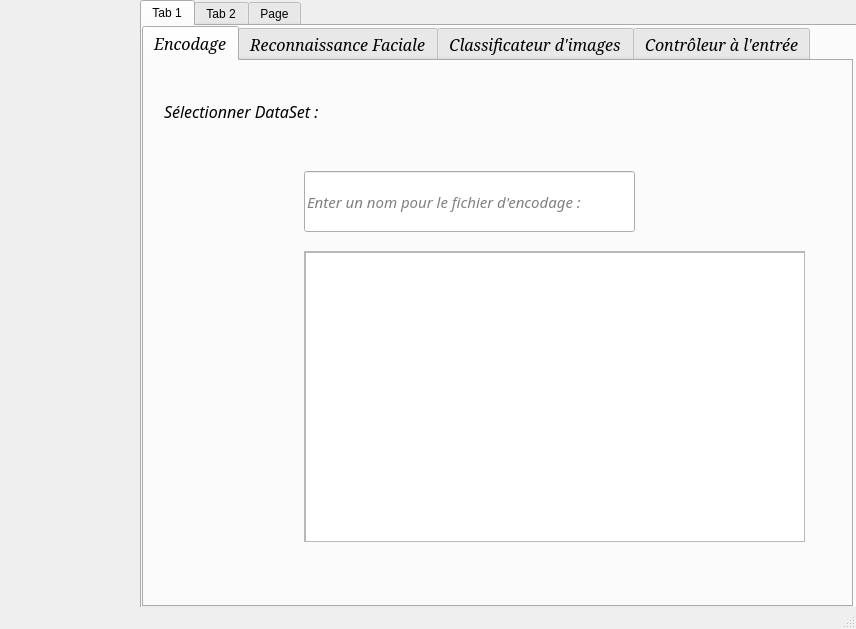
<?xml version="1.0" encoding="UTF-8"?>
<ui version="4.0">
 <class>MainWindow</class>
 <widget class="QMainWindow" name="MainWindow">
  <property name="geometry">
   <rect>
    <x>0</x>
    <y>0</y>
    <width>856</width>
    <height>629</height>
   </rect>
  </property>
  <property name="windowTitle">
   <string>Projet Fin d'etude</string>
  </property>
  <property name="styleSheet">
   <string notr="true"/>
  </property>
  <widget class="QWidget" name="centralwidget">
   <widget class="QPushButton" name="pushButton_3">
    <property name="geometry">
     <rect>
      <x>0</x>
      <y>410</y>
      <width>141</width>
      <height>111</height>
     </rect>
    </property>
    <property name="text">
     <string/>
    </property>
    <property name="icon">
     <iconset>
      <normaloff>icons/settings_1.png</normaloff>icons/settings_1.png</iconset>
    </property>
    <property name="iconSize">
     <size>
      <width>100</width>
      <height>100</height>
     </size>
    </property>
    <property name="flat">
     <bool>true</bool>
    </property>
   </widget>
   <widget class="QPushButton" name="pushButton">
    <property name="geometry">
     <rect>
      <x>0</x>
      <y>0</y>
      <width>141</width>
      <height>111</height>
     </rect>
    </property>
    <property name="text">
     <string/>
    </property>
    <property name="icon">
     <iconset>
      <normaloff>icons/home-189.png</normaloff>icons/home-189.png</iconset>
    </property>
    <property name="iconSize">
     <size>
      <width>80</width>
      <height>80</height>
     </size>
    </property>
    <property name="flat">
     <bool>true</bool>
    </property>
   </widget>
   <widget class="QTabWidget" name="tabWidget">
    <property name="geometry">
     <rect>
      <x>140</x>
      <y>0</y>
      <width>721</width>
      <height>621</height>
     </rect>
    </property>
    <property name="currentIndex">
     <number>0</number>
    </property>
    <widget class="QWidget" name="tab">
     <attribute name="title">
      <string>Tab 1</string>
     </attribute>
     <widget class="QTabWidget" name="tabWidget_2">
      <property name="enabled">
       <bool>true</bool>
      </property>
      <property name="geometry">
       <rect>
        <x>0</x>
        <y>0</y>
        <width>711</width>
        <height>581</height>
       </rect>
      </property>
      <property name="font">
       <font>
        <family>Serif</family>
        <pointsize>12</pointsize>
        <weight>50</weight>
        <italic>true</italic>
        <bold>false</bold>
       </font>
      </property>
      <property name="accessibleName">
       <string/>
      </property>
      <property name="styleSheet">
       <string notr="true"/>
      </property>
      <property name="currentIndex">
       <number>0</number>
      </property>
      <property name="iconSize">
       <size>
        <width>50</width>
        <height>50</height>
       </size>
      </property>
      <widget class="QWidget" name="tab_4">
       <attribute name="title">
        <string>Encodage</string>
       </attribute>
       <widget class="QLineEdit" name="in_encodage">
        <property name="geometry">
         <rect>
          <x>160</x>
          <y>110</y>
          <width>331</width>
          <height>61</height>
         </rect>
        </property>
        <property name="font">
         <font>
          <family>Waree</family>
          <pointsize>11</pointsize>
         </font>
        </property>
        <property name="text">
         <string/>
        </property>
        <property name="placeholderText">
         <string>Enter un nom pour le fichier d'encodage :</string>
        </property>
       </widget>
       <widget class="QPushButton" name="btn_encodage">
        <property name="geometry">
         <rect>
          <x>490</x>
          <y>110</y>
          <width>51</width>
          <height>61</height>
         </rect>
        </property>
        <property name="text">
         <string/>
        </property>
        <property name="icon">
         <iconset>
          <normaloff>icons/me.png</normaloff>icons/me.png</iconset>
        </property>
        <property name="iconSize">
         <size>
          <width>100</width>
          <height>80</height>
         </size>
        </property>
        <property name="flat">
         <bool>true</bool>
        </property>
       </widget>
       <widget class="QScrollArea" name="scrollArea">
        <property name="geometry">
         <rect>
          <x>160</x>
          <y>190</y>
          <width>501</width>
          <height>291</height>
         </rect>
        </property>
        <property name="widgetResizable">
         <bool>true</bool>
        </property>
        <widget class="QWidget" name="scrollAreaWidgetContents">
         <property name="geometry">
          <rect>
           <x>0</x>
           <y>0</y>
           <width>499</width>
           <height>289</height>
          </rect>
         </property>
         <widget class="QTextEdit" name="label_3_">
          <property name="geometry">
           <rect>
            <x>0</x>
            <y>0</y>
            <width>501</width>
            <height>291</height>
           </rect>
          </property>
         </widget>
        </widget>
       </widget>
       <widget class="QPushButton" name="btnSelect">
        <property name="geometry">
         <rect>
          <x>200</x>
          <y>20</y>
          <width>71</width>
          <height>61</height>
         </rect>
        </property>
        <property name="text">
         <string/>
        </property>
        <property name="icon">
         <iconset>
          <normaloff>icons/home_download.png</normaloff>icons/home_download.png</iconset>
        </property>
        <property name="iconSize">
         <size>
          <width>50</width>
          <height>50</height>
         </size>
        </property>
        <property name="flat">
         <bool>true</bool>
        </property>
       </widget>
       <widget class="QLabel" name="label_3">
        <property name="geometry">
         <rect>
          <x>20</x>
          <y>30</y>
          <width>191</width>
          <height>41</height>
         </rect>
        </property>
        <property name="font">
         <font>
          <family>Tibetan Machine Uni</family>
          <pointsize>12</pointsize>
         </font>
        </property>
        <property name="text">
         <string>Sélectionner DataSet :</string>
        </property>
       </widget>
      </widget>
      <widget class="QWidget" name="tab_5">
       <attribute name="title">
        <string>Reconnaissance Faciale</string>
       </attribute>
       <widget class="QLabel" name="label">
        <property name="geometry">
         <rect>
          <x>30</x>
          <y>50</y>
          <width>301</width>
          <height>41</height>
         </rect>
        </property>
        <property name="font">
         <font>
          <family>Tibetan Machine Uni</family>
          <pointsize>12</pointsize>
         </font>
        </property>
        <property name="text">
         <string>Sélectionner le fichier d'encodage :</string>
        </property>
       </widget>
       <widget class="QPushButton" name="btn_pickle">
        <property name="geometry">
         <rect>
          <x>320</x>
          <y>40</y>
          <width>61</width>
          <height>61</height>
         </rect>
        </property>
        <property name="text">
         <string/>
        </property>
        <property name="icon">
         <iconset>
          <normaloff>icons/home_download.png</normaloff>icons/home_download.png</iconset>
        </property>
        <property name="iconSize">
         <size>
          <width>60</width>
          <height>60</height>
         </size>
        </property>
        <property name="flat">
         <bool>true</bool>
        </property>
       </widget>
       <widget class="QLabel" name="label_2">
        <property name="geometry">
         <rect>
          <x>490</x>
          <y>500</y>
          <width>231</width>
          <height>20</height>
         </rect>
        </property>
        <property name="font">
         <font>
          <family>Tlwg Mono</family>
          <pointsize>12</pointsize>
          <weight>75</weight>
          <italic>false</italic>
          <bold>true</bold>
         </font>
        </property>
        <property name="text">
         <string>Démarrer l'application</string>
        </property>
       </widget>
       <widget class="QPushButton" name="btn_reco">
        <property name="geometry">
         <rect>
          <x>520</x>
          <y>370</y>
          <width>151</width>
          <height>121</height>
         </rect>
        </property>
        <property name="text">
         <string/>
        </property>
        <property name="icon">
         <iconset>
          <normaloff>icons/face_reco.png</normaloff>icons/face_reco.png</iconset>
        </property>
        <property name="iconSize">
         <size>
          <width>100</width>
          <height>100</height>
         </size>
        </property>
        <property name="flat">
         <bool>true</bool>
        </property>
       </widget>
      </widget>
      <widget class="QWidget" name="tab_6">
       <attribute name="title">
        <string>Classificateur d'images</string>
       </attribute>
       <widget class="QLabel" name="label_4">
        <property name="geometry">
         <rect>
          <x>50</x>
          <y>20</y>
          <width>281</width>
          <height>31</height>
         </rect>
        </property>
        <property name="font">
         <font>
          <family>Tibetan Machine Uni</family>
          <pointsize>12</pointsize>
         </font>
        </property>
        <property name="text">
         <string>Sélectionner le fichier d'encodage </string>
        </property>
       </widget>
       <widget class="QPushButton" name="btnSelect_1">
        <property name="geometry">
         <rect>
          <x>340</x>
          <y>0</y>
          <width>61</width>
          <height>61</height>
         </rect>
        </property>
        <property name="text">
         <string/>
        </property>
        <property name="icon">
         <iconset>
          <normaloff>icons/home_download.png</normaloff>icons/home_download.png</iconset>
        </property>
        <property name="iconSize">
         <size>
          <width>50</width>
          <height>50</height>
         </size>
        </property>
        <property name="flat">
         <bool>true</bool>
        </property>
       </widget>
       <widget class="QPushButton" name="btn_path_claf">
        <property name="geometry">
         <rect>
          <x>340</x>
          <y>110</y>
          <width>61</width>
          <height>71</height>
         </rect>
        </property>
        <property name="text">
         <string/>
        </property>
        <property name="icon">
         <iconset>
          <normaloff>icons/folder.png</normaloff>icons/folder.png</iconset>
        </property>
        <property name="iconSize">
         <size>
          <width>50</width>
          <height>50</height>
         </size>
        </property>
        <property name="flat">
         <bool>true</bool>
        </property>
       </widget>
       <widget class="QLabel" name="label_9">
        <property name="geometry">
         <rect>
          <x>70</x>
          <y>120</y>
          <width>211</width>
          <height>41</height>
         </rect>
        </property>
        <property name="font">
         <font>
          <family>Tibetan Machine Uni</family>
          <pointsize>12</pointsize>
         </font>
        </property>
        <property name="text">
         <string>Chenmin à votre images </string>
        </property>
       </widget>
       <widget class="QLabel" name="label_11">
        <property name="geometry">
         <rect>
          <x>100</x>
          <y>160</y>
          <width>201</width>
          <height>21</height>
         </rect>
        </property>
        <property name="font">
         <font>
          <family>Tibetan Machine Uni</family>
          <pointsize>12</pointsize>
         </font>
        </property>
        <property name="text">
         <string>pour classifier     </string>
        </property>
       </widget>
       <widget class="QLabel" name="label_12">
        <property name="geometry">
         <rect>
          <x>80</x>
          <y>260</y>
          <width>241</width>
          <height>41</height>
         </rect>
        </property>
        <property name="font">
         <font>
          <family>Tibetan Machine Uni</family>
          <pointsize>12</pointsize>
         </font>
        </property>
        <property name="text">
         <string>Chenmin à un  dossier pour</string>
        </property>
       </widget>
       <widget class="QLabel" name="label_13">
        <property name="geometry">
         <rect>
          <x>70</x>
          <y>300</y>
          <width>241</width>
          <height>31</height>
         </rect>
        </property>
        <property name="font">
         <font>
          <family>Tibetan Machine Uni</family>
          <pointsize>12</pointsize>
         </font>
        </property>
        <property name="text">
         <string> sauvegarder les résultats  </string>
        </property>
       </widget>
       <widget class="QPushButton" name="btn_path_output">
        <property name="geometry">
         <rect>
          <x>340</x>
          <y>270</y>
          <width>71</width>
          <height>61</height>
         </rect>
        </property>
        <property name="text">
         <string/>
        </property>
        <property name="icon">
         <iconset>
          <normaloff>icons/folder.png</normaloff>icons/folder.png</iconset>
        </property>
        <property name="iconSize">
         <size>
          <width>50</width>
          <height>50</height>
         </size>
        </property>
        <property name="flat">
         <bool>true</bool>
        </property>
       </widget>
       <widget class="QPushButton" name="classification_btn">
        <property name="geometry">
         <rect>
          <x>560</x>
          <y>410</y>
          <width>91</width>
          <height>71</height>
         </rect>
        </property>
        <property name="text">
         <string/>
        </property>
        <property name="icon">
         <iconset>
          <normaloff>icons/classification.png</normaloff>icons/classification.png</iconset>
        </property>
        <property name="iconSize">
         <size>
          <width>100</width>
          <height>100</height>
         </size>
        </property>
        <property name="flat">
         <bool>true</bool>
        </property>
       </widget>
       <widget class="QLabel" name="label_10">
        <property name="geometry">
         <rect>
          <x>480</x>
          <y>490</y>
          <width>231</width>
          <height>20</height>
         </rect>
        </property>
        <property name="font">
         <font>
          <family>Tlwg Mono</family>
          <pointsize>12</pointsize>
          <weight>75</weight>
          <italic>false</italic>
          <bold>true</bold>
         </font>
        </property>
        <property name="text">
         <string>Classificateur d'images</string>
        </property>
       </widget>
      </widget>
      <widget class="QWidget" name="tab_7">
       <attribute name="title">
        <string>Contrôleur à l'entrée</string>
       </attribute>
       <widget class="QPushButton" name="btnSelect_2">
        <property name="geometry">
         <rect>
          <x>310</x>
          <y>20</y>
          <width>61</width>
          <height>61</height>
         </rect>
        </property>
        <property name="text">
         <string/>
        </property>
        <property name="icon">
         <iconset>
          <normaloff>icons/home_download.png</normaloff>icons/home_download.png</iconset>
        </property>
        <property name="iconSize">
         <size>
          <width>60</width>
          <height>60</height>
         </size>
        </property>
        <property name="flat">
         <bool>true</bool>
        </property>
       </widget>
       <widget class="QLabel" name="label_15">
        <property name="geometry">
         <rect>
          <x>40</x>
          <y>30</y>
          <width>291</width>
          <height>41</height>
         </rect>
        </property>
        <property name="font">
         <font>
          <family>Tibetan Machine Uni</family>
          <pointsize>12</pointsize>
         </font>
        </property>
        <property name="text">
         <string>Sélectionner le fichier d'encodage </string>
        </property>
       </widget>
       <widget class="QLabel" name="label_16">
        <property name="geometry">
         <rect>
          <x>110</x>
          <y>220</y>
          <width>151</width>
          <height>21</height>
         </rect>
        </property>
        <property name="font">
         <font>
          <family>Tibetan Machine Uni</family>
          <pointsize>12</pointsize>
         </font>
        </property>
        <property name="text">
         <string>Vérifier l'existence </string>
        </property>
       </widget>
       <widget class="QLabel" name="label_17">
        <property name="geometry">
         <rect>
          <x>90</x>
          <y>250</y>
          <width>221</width>
          <height>21</height>
         </rect>
        </property>
        <property name="font">
         <font>
          <family>Tibetan Machine Uni</family>
          <pointsize>12</pointsize>
         </font>
        </property>
        <property name="text">
         <string>les fichiers de détection </string>
        </property>
       </widget>
       <widget class="QPushButton" name="btn_detct">
        <property name="geometry">
         <rect>
          <x>310</x>
          <y>210</y>
          <width>71</width>
          <height>61</height>
         </rect>
        </property>
        <property name="text">
         <string/>
        </property>
        <property name="icon">
         <iconset>
          <normaloff>icons/check.png</normaloff>icons/check.png</iconset>
        </property>
        <property name="iconSize">
         <size>
          <width>60</width>
          <height>60</height>
         </size>
        </property>
        <property name="flat">
         <bool>true</bool>
        </property>
       </widget>
       <widget class="QPushButton" name="btn_track">
        <property name="geometry">
         <rect>
          <x>510</x>
          <y>350</y>
          <width>151</width>
          <height>121</height>
         </rect>
        </property>
        <property name="text">
         <string/>
        </property>
        <property name="icon">
         <iconset>
          <normaloff>icons/tracking.png</normaloff>icons/tracking.png</iconset>
        </property>
        <property name="iconSize">
         <size>
          <width>100</width>
          <height>100</height>
         </size>
        </property>
        <property name="flat">
         <bool>true</bool>
        </property>
       </widget>
       <widget class="QLabel" name="label_14">
        <property name="geometry">
         <rect>
          <x>480</x>
          <y>480</y>
          <width>231</width>
          <height>20</height>
         </rect>
        </property>
        <property name="font">
         <font>
          <family>Tlwg Mono</family>
          <pointsize>12</pointsize>
          <weight>75</weight>
          <italic>false</italic>
          <bold>true</bold>
         </font>
        </property>
        <property name="text">
         <string>Démarrer l'application</string>
        </property>
       </widget>
      </widget>
     </widget>
    </widget>
    <widget class="QWidget" name="tab_2">
     <attribute name="title">
      <string>Tab 2</string>
     </attribute>
     <widget class="QWidget" name="widget_2" native="true">
      <property name="geometry">
       <rect>
        <x>0</x>
        <y>0</y>
        <width>731</width>
        <height>551</height>
       </rect>
      </property>
      <widget class="QPushButton" name="btnshow">
       <property name="geometry">
        <rect>
         <x>120</x>
         <y>230</y>
         <width>71</width>
         <height>61</height>
        </rect>
       </property>
       <property name="text">
        <string/>
       </property>
       <property name="icon">
        <iconset>
         <normaloff>icons/vieuDB.png</normaloff>icons/vieuDB.png</iconset>
       </property>
       <property name="iconSize">
        <size>
         <width>80</width>
         <height>80</height>
        </size>
       </property>
       <property name="flat">
        <bool>true</bool>
       </property>
      </widget>
      <widget class="QPushButton" name="delet_btn">
       <property name="geometry">
        <rect>
         <x>390</x>
         <y>230</y>
         <width>91</width>
         <height>61</height>
        </rect>
       </property>
       <property name="text">
        <string/>
       </property>
       <property name="icon">
        <iconset>
         <normaloff>icons/deletDb.png</normaloff>icons/deletDb.png</iconset>
       </property>
       <property name="iconSize">
        <size>
         <width>80</width>
         <height>80</height>
        </size>
       </property>
       <property name="flat">
        <bool>true</bool>
       </property>
      </widget>
      <widget class="QLabel" name="label_5">
       <property name="geometry">
        <rect>
         <x>200</x>
         <y>230</y>
         <width>141</width>
         <height>21</height>
        </rect>
       </property>
       <property name="font">
        <font>
         <family>Tibetan Machine Uni</family>
         <pointsize>12</pointsize>
        </font>
       </property>
       <property name="text">
        <string>Voir les données </string>
       </property>
      </widget>
      <widget class="QLabel" name="label_6">
       <property name="geometry">
        <rect>
         <x>210</x>
         <y>260</y>
         <width>121</width>
         <height>21</height>
        </rect>
       </property>
       <property name="font">
        <font>
         <family>Tibetan Machine Uni</family>
         <pointsize>12</pointsize>
        </font>
       </property>
       <property name="text">
        <string>de Contrôleur</string>
       </property>
      </widget>
      <widget class="QLabel" name="label_7">
       <property name="geometry">
        <rect>
         <x>480</x>
         <y>240</y>
         <width>161</width>
         <height>31</height>
        </rect>
       </property>
       <property name="font">
        <font>
         <family>Tibetan Machine Uni</family>
         <pointsize>12</pointsize>
        </font>
       </property>
       <property name="text">
        <string>Supprimer données </string>
       </property>
      </widget>
     </widget>
    </widget>
    <widget class="QWidget" name="tab_3">
     <attribute name="title">
      <string>Page</string>
     </attribute>
     <widget class="QPushButton" name="pushButton_14">
      <property name="geometry">
       <rect>
        <x>240</x>
        <y>150</y>
        <width>221</width>
        <height>141</height>
       </rect>
      </property>
      <property name="text">
       <string/>
      </property>
      <property name="icon">
       <iconset>
        <normaloff>icons/information.png</normaloff>icons/information.png</iconset>
      </property>
      <property name="iconSize">
       <size>
        <width>80</width>
        <height>80</height>
       </size>
      </property>
      <property name="flat">
       <bool>true</bool>
      </property>
     </widget>
     <widget class="QLabel" name="label_8">
      <property name="geometry">
       <rect>
        <x>250</x>
        <y>300</y>
        <width>211</width>
        <height>51</height>
       </rect>
      </property>
      <property name="font">
       <font>
        <family>Tibetan Machine Uni</family>
        <pointsize>12</pointsize>
       </font>
      </property>
      <property name="text">
       <string>A propos de l'application</string>
      </property>
     </widget>
    </widget>
   </widget>
   <widget class="QPushButton" name="pushButton_22">
    <property name="enabled">
     <bool>true</bool>
    </property>
    <property name="geometry">
     <rect>
      <x>0</x>
      <y>210</y>
      <width>131</width>
      <height>111</height>
     </rect>
    </property>
    <property name="text">
     <string/>
    </property>
    <property name="icon">
     <iconset>
      <normaloff>icons/settings-flat.png</normaloff>icons/settings-flat.png</iconset>
    </property>
    <property name="iconSize">
     <size>
      <width>120</width>
      <height>120</height>
     </size>
    </property>
    <property name="flat">
     <bool>true</bool>
    </property>
   </widget>
  </widget>
  <widget class="QStatusBar" name="statusbar"/>
 </widget>
 <resources>
  <include location="icons.qrc"/>
 </resources>
 <connections/>
</ui>
